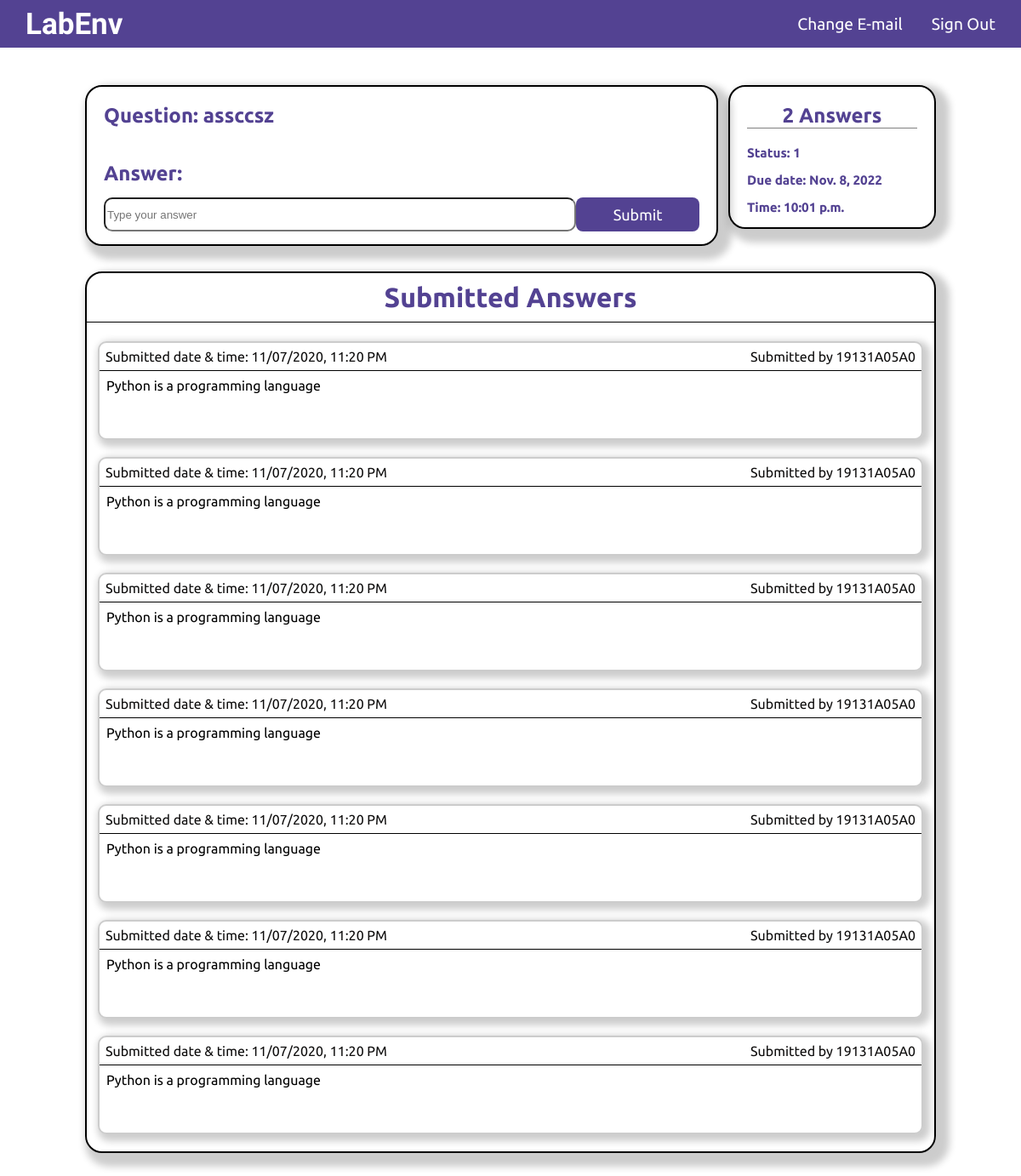
The page /lab/question/4 (signed in) on the database its author committed.
### lab/models.py (models this page shows)
class Assignment(models.Model):
    class_in = models.ForeignKey(ClassRoom,on_delete=models.CASCADE)
    type = models.CharField(max_length=100,default="Question")
    created = models.DateTimeField(auto_now_add=True)
    updated = models.DateTimeField(auto_now=True)
    due_date = models.DateField(blank=True)
    due_time = models.TimeField(default=False,blank=True)
    status = models.IntegerField(default=1,blank=True)
    question = models.TextField(max_length=500)
    class Meta:
        ordering = ['-updated', '-created']

### lab/views.py (the view)
# urls.py: path('question/<str:pk>', views.question, name='question'),
@login_required(login_url='/accounts/login')
def question(request,pk):
    assignment = Assignment.objects.get(id=pk)
    return render(request, 'lab/question.html',{'assignment':assignment})

### templates/lab/question.html
{% extends "account/base.html" %}
{% load static %}
{% block content %}
<div class='answers'>
    <div class='answer_div'>
        <div class="answer_area">
            <h2 class='heading'>Question: {{ assignment.question }}</h2>
            <h2 class='heading' style='margin-bottom: 0'>Answer:</h2>
            <div class='answer_input'>
                <input type="text" name="answer" id="answer" placeholder='Type your answer'>
                <button class='createbutton'>Submit</button>
            </div>
        </div>
        <div class='answer_desc'>
            <h2 class='heading'>2 Answers</h2>
            <div>
                <h3>Status: {{ assignment.status }}</h3>
                <h3>Due date: {{ assignment.due_date }}</h3>
                <h3>Time: {{ assignment.due_time }}</h3>
            </div>
        </div>
    </div>
    <div class='answer_given'>
        <h1 class='answers_heading'>Submitted Answers</h1>
        <div class='answer_list'>
            <div class='answer'>
                <div class='answer_header'>
                    <p class='tag'>Submitted date & time: 11/07/2020, 11:20 PM</p>
                    <p class='tag'>Submitted by 19131A05A0</p>
                </div>
                <p class='answer_name'>Python is a programming language</p>
            </div>
            <div class='answer'>
                <div class='answer_header'>
                    <p class='tag'>Submitted date & time: 11/07/2020, 11:20 PM</p>
                    <p class='tag'>Submitted by 19131A05A0</p>
                </div>
                <p class='answer_name'>Python is a programming language</p>
            </div>
            <div class='answer'>
                <div class='answer_header'>
                    <p class='tag'>Submitted date & time: 11/07/2020, 11:20 PM</p>
                    <p class='tag'>Submitted by 19131A05A0</p>
                </div>
                <p class='answer_name'>Python is a programming language</p>
            </div>
            <div class='answer'>
                <div class='answer_header'>
                    <p class='tag'>Submitted date & time: 11/07/2020, 11:20 PM</p>
                    <p class='tag'>Submitted by 19131A05A0</p>
                </div>
                <p class='answer_name'>Python is a programming language</p>
            </div>
            <div class='answer'>
                <div class='answer_header'>
                    <p class='tag'>Submitted date & time: 11/07/2020, 11:20 PM</p>
                    <p class='tag'>Submitted by 19131A05A0</p>
                </div>
                <p class='answer_name'>Python is a programming language</p>
            </div>
            <div class='answer'>
                <div class='answer_header'>
                    <p class='tag'>Submitted date & time: 11/07/2020, 11:20 PM</p>
                    <p class='tag'>Submitted by 19131A05A0</p>
                </div>
                <p class='answer_name'>Python is a programming language</p>
            </div>
            <div class='answer'>
                <div class='answer_header'>
                    <p class='tag'>Submitted date & time: 11/07/2020, 11:20 PM</p>
                    <p class='tag'>Submitted by 19131A05A0</p>
                </div>
                <p class='answer_name'>Python is a programming language</p>
            </div>
        </div>
    </div>
</div>
{% endblock %}

### assets/accounts/styles.css (style rules this page uses)
body { margin: 0; margin-top: 55px; background-color: white; }
.heading { color: #534292; font-size: x-large; font-family: 'Ubuntu', sans-serif; }
.createbutton { font-size: large; font-family: 'Ubuntu', sans-serif; color: white; background-color: #534292; margin-top: 14.740px; margin-bottom: 14.740px; border: none; border-radius: 8px; height: 40px; width: 180px; cursor: pointer; }
.questions_heading, .answers_heading { font-family: 'Ubuntu', sans-serif; color:#534292; display: flex; justify-content: center; align-items: center; padding: 10px; margin-top: 0px; border-bottom: 1.5px solid black; }
.question-name, .answer_name { font-family: 'Ubuntu', sans-serif; margin:8px; white-space: no-wrap; }
.tag { margin: 4px; display: flex; align-items: center; font-family: 'Ubuntu', sans-serif; color: #0e0d0d; }
.answer_div { display: flex; flex-direction: row; height: auto; margin: 100px 100px 30px 100px; justify-content: space-between; }
.answer_area, .answer_desc { border: 2px solid black; border-radius: 20px; padding: 0 20px 0 20px; box-shadow: 8px 8px 8px 8px rgba(0, 0, 0, 0.2); }
.answer_area { width: 70%; display: flex; flex-direction: column; }
.answer_input { display: flex; padding-top: 0; align-items: center; justify-content: space-between; }
#answer { width: 700px; height: 40px; border-radius: 10px; }
.answer_desc { height: 26%; width: 20%; }
.answer_desc > h2 { text-align: center; border-bottom: 1px solid grey; }
.answer_desc > div { justify-content: space-evenly; color: #534292; font-size: small; font-family: 'Ubuntu', sans-serif; }
.answer_given { height: auto; border: 2px solid black; border-radius: 20px; margin: 0 100px 30px 100px; box-shadow: 8px 8px 8px 8px rgba(0, 0, 0, 0.2); }
.answer_list { display: flex; flex-direction: column; justify-content: center; align-items: center; }
.answer { width: 97%; height: 7em; box-shadow: 4px 4px 8px 4px rgba(0, 0, 0, 0.2); border-radius: 10px; margin-bottom: 20px; border: 2px solid rgba(0, 0, 0, 0.2); }
.answer_header { margin-top: 0px; padding: 3px; display: flex; flex-direction: row; justify-content: space-between; border-bottom: 1px solid black; }

### rows shown on the page
Assignment: question "assccsz", status "1", due_date "Nov. 8, 2022", due_time "10:01 p.m."
